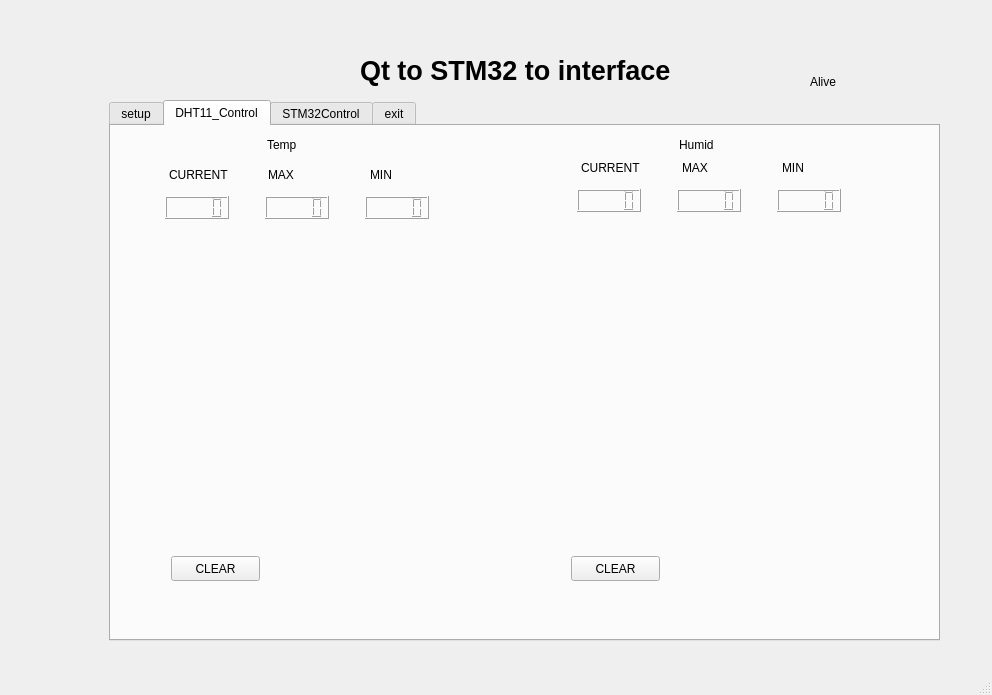
<?xml version="1.0" encoding="UTF-8"?>
<ui version="4.0">
 <class>MainWindow</class>
 <widget class="QMainWindow" name="MainWindow">
  <property name="geometry">
   <rect>
    <x>0</x>
    <y>0</y>
    <width>992</width>
    <height>695</height>
   </rect>
  </property>
  <property name="windowTitle">
   <string>MainWindow</string>
  </property>
  <widget class="QWidget" name="centralwidget">
   <widget class="QLabel" name="label">
    <property name="geometry">
     <rect>
      <x>360</x>
      <y>40</y>
      <width>331</width>
      <height>61</height>
     </rect>
    </property>
    <property name="font">
     <font>
      <pointsize>20</pointsize>
     </font>
    </property>
    <property name="text">
     <string>&lt;html&gt;&lt;head/&gt;&lt;body&gt;&lt;p&gt;&lt;span style=&quot; font-weight:600;&quot;&gt;Qt to STM32 to interface&lt;/span&gt;&lt;/p&gt;&lt;/body&gt;&lt;/html&gt;</string>
    </property>
   </widget>
   <widget class="QTabWidget" name="tabWidget">
    <property name="geometry">
     <rect>
      <x>109</x>
      <y>100</y>
      <width>831</width>
      <height>541</height>
     </rect>
    </property>
    <property name="currentIndex">
     <number>1</number>
    </property>
    <widget class="QWidget" name="tab_1">
     <attribute name="title">
      <string>setup</string>
     </attribute>
     <widget class="QLabel" name="label_2">
      <property name="geometry">
       <rect>
        <x>40</x>
        <y>40</y>
        <width>67</width>
        <height>17</height>
       </rect>
      </property>
      <property name="text">
       <string>port</string>
      </property>
     </widget>
     <widget class="QLabel" name="label_3">
      <property name="geometry">
       <rect>
        <x>40</x>
        <y>90</y>
        <width>67</width>
        <height>17</height>
       </rect>
      </property>
      <property name="text">
       <string>speed</string>
      </property>
     </widget>
     <widget class="QLabel" name="label_4">
      <property name="geometry">
       <rect>
        <x>40</x>
        <y>130</y>
        <width>67</width>
        <height>17</height>
       </rect>
      </property>
      <property name="text">
       <string>databit</string>
      </property>
     </widget>
     <widget class="QLabel" name="label_5">
      <property name="geometry">
       <rect>
        <x>40</x>
        <y>170</y>
        <width>67</width>
        <height>17</height>
       </rect>
      </property>
      <property name="text">
       <string>parity</string>
      </property>
     </widget>
     <widget class="QComboBox" name="comboBox_port">
      <property name="geometry">
       <rect>
        <x>120</x>
        <y>40</y>
        <width>86</width>
        <height>25</height>
       </rect>
      </property>
     </widget>
     <widget class="QComboBox" name="comboBox_speed">
      <property name="geometry">
       <rect>
        <x>120</x>
        <y>90</y>
        <width>86</width>
        <height>25</height>
       </rect>
      </property>
     </widget>
     <widget class="QComboBox" name="comboBox_databit">
      <property name="geometry">
       <rect>
        <x>120</x>
        <y>130</y>
        <width>86</width>
        <height>25</height>
       </rect>
      </property>
     </widget>
     <widget class="QComboBox" name="comboBox_parity">
      <property name="geometry">
       <rect>
        <x>120</x>
        <y>170</y>
        <width>86</width>
        <height>25</height>
       </rect>
      </property>
     </widget>
     <widget class="QLabel" name="label_6">
      <property name="geometry">
       <rect>
        <x>40</x>
        <y>370</y>
        <width>81</width>
        <height>17</height>
       </rect>
      </property>
      <property name="text">
       <string>port status</string>
      </property>
     </widget>
     <widget class="QProgressBar" name="progressBar">
      <property name="geometry">
       <rect>
        <x>130</x>
        <y>370</y>
        <width>71</width>
        <height>23</height>
       </rect>
      </property>
      <property name="maximum">
       <number>100</number>
      </property>
      <property name="value">
       <number>0</number>
      </property>
      <property name="textVisible">
       <bool>false</bool>
      </property>
     </widget>
     <widget class="QPushButton" name="pushButton_scanagain">
      <property name="geometry">
       <rect>
        <x>120</x>
        <y>220</y>
        <width>89</width>
        <height>25</height>
       </rect>
      </property>
      <property name="text">
       <string>scanagain</string>
      </property>
     </widget>
     <widget class="QPushButton" name="pushButton_open">
      <property name="geometry">
       <rect>
        <x>120</x>
        <y>270</y>
        <width>89</width>
        <height>25</height>
       </rect>
      </property>
      <property name="text">
       <string>open</string>
      </property>
     </widget>
     <widget class="QPushButton" name="pushButton_close">
      <property name="geometry">
       <rect>
        <x>120</x>
        <y>320</y>
        <width>89</width>
        <height>25</height>
       </rect>
      </property>
      <property name="text">
       <string>close</string>
      </property>
     </widget>
     <widget class="QLineEdit" name="lineEdit_send">
      <property name="geometry">
       <rect>
        <x>260</x>
        <y>40</y>
        <width>361</width>
        <height>25</height>
       </rect>
      </property>
     </widget>
     <widget class="QPushButton" name="pushButton_send">
      <property name="geometry">
       <rect>
        <x>640</x>
        <y>40</y>
        <width>89</width>
        <height>25</height>
       </rect>
      </property>
      <property name="text">
       <string>send</string>
      </property>
     </widget>
     <widget class="QTextEdit" name="textEdit_receive">
      <property name="geometry">
       <rect>
        <x>260</x>
        <y>130</y>
        <width>361</width>
        <height>261</height>
       </rect>
      </property>
      <property name="verticalScrollBarPolicy">
       <enum>Qt::ScrollBarAlwaysOn</enum>
      </property>
      <property name="horizontalScrollBarPolicy">
       <enum>Qt::ScrollBarAlwaysOn</enum>
      </property>
     </widget>
     <widget class="QLabel" name="label_7">
      <property name="geometry">
       <rect>
        <x>390</x>
        <y>100</y>
        <width>111</width>
        <height>17</height>
       </rect>
      </property>
      <property name="text">
       <string>receive data</string>
      </property>
     </widget>
     <widget class="QLCDNumber" name="lcdNumber_temp">
      <property name="geometry">
       <rect>
        <x>40</x>
        <y>410</y>
        <width>64</width>
        <height>23</height>
       </rect>
      </property>
     </widget>
     <widget class="QLCDNumber" name="lcdNumber_wet">
      <property name="geometry">
       <rect>
        <x>140</x>
        <y>410</y>
        <width>64</width>
        <height>23</height>
       </rect>
      </property>
     </widget>
     <widget class="QLabel" name="label_8">
      <property name="geometry">
       <rect>
        <x>40</x>
        <y>450</y>
        <width>67</width>
        <height>17</height>
       </rect>
      </property>
      <property name="text">
       <string>온도</string>
      </property>
     </widget>
     <widget class="QLabel" name="label_9">
      <property name="geometry">
       <rect>
        <x>140</x>
        <y>450</y>
        <width>67</width>
        <height>17</height>
       </rect>
      </property>
      <property name="text">
       <string>습도</string>
      </property>
     </widget>
     <widget class="QPushButton" name="pushButton_clear">
      <property name="geometry">
       <rect>
        <x>640</x>
        <y>130</y>
        <width>89</width>
        <height>25</height>
       </rect>
      </property>
      <property name="text">
       <string>CLEAR</string>
      </property>
     </widget>
     <widget class="QComboBox" name="comboBox_dht11">
      <property name="geometry">
       <rect>
        <x>250</x>
        <y>410</y>
        <width>171</width>
        <height>25</height>
       </rect>
      </property>
      <item>
       <property name="text">
        <string>1500</string>
       </property>
      </item>
      <item>
       <property name="text">
        <string>2000</string>
       </property>
      </item>
      <item>
       <property name="text">
        <string>2500</string>
       </property>
      </item>
      <item>
       <property name="text">
        <string>3000</string>
       </property>
      </item>
     </widget>
     <widget class="QPushButton" name="pushButton_dht11">
      <property name="geometry">
       <rect>
        <x>450</x>
        <y>410</y>
        <width>89</width>
        <height>25</height>
       </rect>
      </property>
      <property name="text">
       <string>send</string>
      </property>
     </widget>
    </widget>
    <widget class="QWidget" name="tab_2">
     <attribute name="title">
      <string>DHT11_Control</string>
     </attribute>
     <widget class="QCustomPlot" name="plot1" native="true">
      <property name="geometry">
       <rect>
        <x>50</x>
        <y>100</y>
        <width>291</width>
        <height>311</height>
       </rect>
      </property>
     </widget>
     <widget class="QPushButton" name="pushButton_clear_temp">
      <property name="geometry">
       <rect>
        <x>60</x>
        <y>430</y>
        <width>89</width>
        <height>25</height>
       </rect>
      </property>
      <property name="text">
       <string>CLEAR</string>
      </property>
     </widget>
     <widget class="QLCDNumber" name="lcdNumber_temp_current">
      <property name="geometry">
       <rect>
        <x>54</x>
        <y>70</y>
        <width>64</width>
        <height>23</height>
       </rect>
      </property>
     </widget>
     <widget class="QLCDNumber" name="lcdNumber_temp_max">
      <property name="geometry">
       <rect>
        <x>154</x>
        <y>70</y>
        <width>64</width>
        <height>23</height>
       </rect>
      </property>
     </widget>
     <widget class="QLCDNumber" name="lcdNumber_temp_min">
      <property name="geometry">
       <rect>
        <x>254</x>
        <y>70</y>
        <width>64</width>
        <height>23</height>
       </rect>
      </property>
     </widget>
     <widget class="QLabel" name="label_10">
      <property name="geometry">
       <rect>
        <x>58</x>
        <y>40</y>
        <width>67</width>
        <height>17</height>
       </rect>
      </property>
      <property name="text">
       <string>CURRENT</string>
      </property>
     </widget>
     <widget class="QLabel" name="label_11">
      <property name="geometry">
       <rect>
        <x>157</x>
        <y>40</y>
        <width>67</width>
        <height>17</height>
       </rect>
      </property>
      <property name="text">
       <string>MAX</string>
      </property>
     </widget>
     <widget class="QLabel" name="label_12">
      <property name="geometry">
       <rect>
        <x>259</x>
        <y>40</y>
        <width>67</width>
        <height>17</height>
       </rect>
      </property>
      <property name="text">
       <string>MIN</string>
      </property>
     </widget>
     <widget class="QCustomPlot" name="plot2" native="true">
      <property name="geometry">
       <rect>
        <x>460</x>
        <y>100</y>
        <width>291</width>
        <height>311</height>
       </rect>
      </property>
     </widget>
     <widget class="QLCDNumber" name="lcdNumber_humid_min">
      <property name="geometry">
       <rect>
        <x>666</x>
        <y>63</y>
        <width>64</width>
        <height>23</height>
       </rect>
      </property>
     </widget>
     <widget class="QLCDNumber" name="lcdNumber_humid_max">
      <property name="geometry">
       <rect>
        <x>566</x>
        <y>63</y>
        <width>64</width>
        <height>23</height>
       </rect>
      </property>
     </widget>
     <widget class="QLabel" name="label_24">
      <property name="geometry">
       <rect>
        <x>571</x>
        <y>33</y>
        <width>67</width>
        <height>17</height>
       </rect>
      </property>
      <property name="text">
       <string>MAX</string>
      </property>
     </widget>
     <widget class="QLabel" name="label_25">
      <property name="geometry">
       <rect>
        <x>671</x>
        <y>33</y>
        <width>67</width>
        <height>17</height>
       </rect>
      </property>
      <property name="text">
       <string>MIN</string>
      </property>
     </widget>
     <widget class="QLCDNumber" name="lcdNumber_humid_current">
      <property name="geometry">
       <rect>
        <x>466</x>
        <y>63</y>
        <width>64</width>
        <height>23</height>
       </rect>
      </property>
     </widget>
     <widget class="QLabel" name="label_26">
      <property name="geometry">
       <rect>
        <x>470</x>
        <y>33</y>
        <width>67</width>
        <height>17</height>
       </rect>
      </property>
      <property name="text">
       <string>CURRENT</string>
      </property>
     </widget>
     <widget class="QPushButton" name="pushButton_clear_humid">
      <property name="geometry">
       <rect>
        <x>460</x>
        <y>430</y>
        <width>89</width>
        <height>25</height>
       </rect>
      </property>
      <property name="text">
       <string>CLEAR</string>
      </property>
     </widget>
     <widget class="QLabel" name="label_27">
      <property name="geometry">
       <rect>
        <x>156</x>
        <y>10</y>
        <width>67</width>
        <height>17</height>
       </rect>
      </property>
      <property name="text">
       <string>Temp</string>
      </property>
     </widget>
     <widget class="QLabel" name="label_28">
      <property name="geometry">
       <rect>
        <x>568</x>
        <y>10</y>
        <width>67</width>
        <height>17</height>
       </rect>
      </property>
      <property name="text">
       <string>Humid</string>
      </property>
     </widget>
    </widget>
    <widget class="QWidget" name="tab">
     <attribute name="title">
      <string>STM32Control</string>
     </attribute>
     <widget class="QCheckBox" name="checkBox">
      <property name="geometry">
       <rect>
        <x>190</x>
        <y>150</y>
        <width>92</width>
        <height>23</height>
       </rect>
      </property>
      <property name="text">
       <string>led2</string>
      </property>
     </widget>
     <widget class="QProgressBar" name="progressBar_led">
      <property name="geometry">
       <rect>
        <x>280</x>
        <y>150</y>
        <width>118</width>
        <height>23</height>
       </rect>
      </property>
      <property name="value">
       <number>0</number>
      </property>
     </widget>
    </widget>
    <widget class="QWidget" name="tab_3">
     <attribute name="title">
      <string>exit</string>
     </attribute>
    </widget>
   </widget>
   <widget class="QLabel" name="label_Alive">
    <property name="geometry">
     <rect>
      <x>810</x>
      <y>66</y>
      <width>71</width>
      <height>31</height>
     </rect>
    </property>
    <property name="text">
     <string>Alive</string>
    </property>
   </widget>
  </widget>
  <widget class="QMenuBar" name="menubar">
   <property name="geometry">
    <rect>
     <x>0</x>
     <y>0</y>
     <width>992</width>
     <height>22</height>
    </rect>
   </property>
  </widget>
  <widget class="QStatusBar" name="statusbar"/>
 </widget>
 <customwidgets>
  <customwidget>
   <class>QCustomPlot</class>
   <extends>QWidget</extends>
   <header>qcustomplot.h</header>
   <container>1</container>
  </customwidget>
 </customwidgets>
 <resources/>
 <connections/>
</ui>
